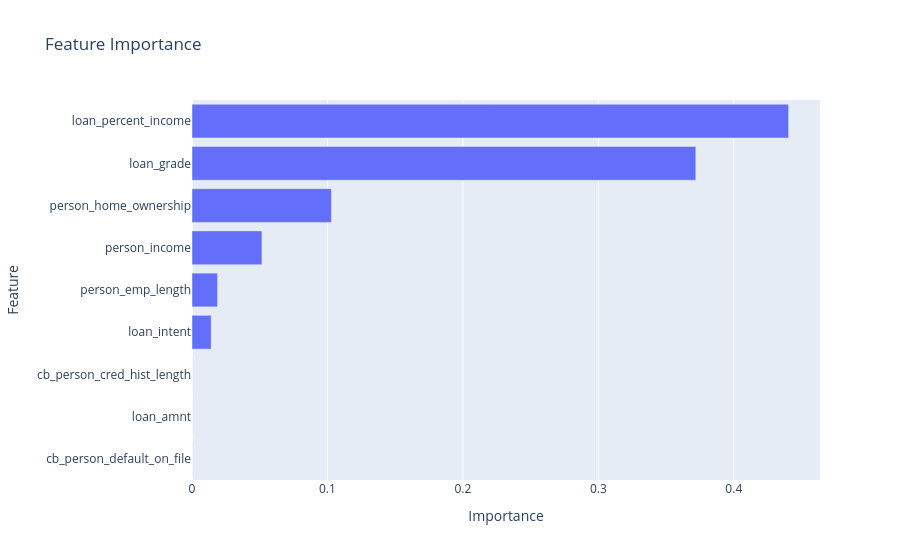

Notebook source saved alongside this figure:
### Code cell
dt_visualizer.plot_feature_importance()

### Figure 1 — Plotly figure (JSON) as saved in the notebook; plotly's stock layout.template omitted (floating-point values rounded to 4 significant figures)
{"data": [{"orientation": "h", "x": [0.0, 0.0, 0.0, 0.01415, 0.01885, 0.05164, 0.1029, 0.372, 0.4405], "y": ["cb_person_default_on_file", "loan_amnt", "cb_person_cred_hist_length", "loan_intent", "person_emp_length", "person_income", "person_home_ownership", "loan_grade", "loan_percent_income"], "type": "bar"}], "layout": {"title": {"text": "Feature Importance"}, "xaxis": {"title": {"text": "Importance"}}, "yaxis": {"title": {"text": "Feature"}}, "showlegend": false}}
